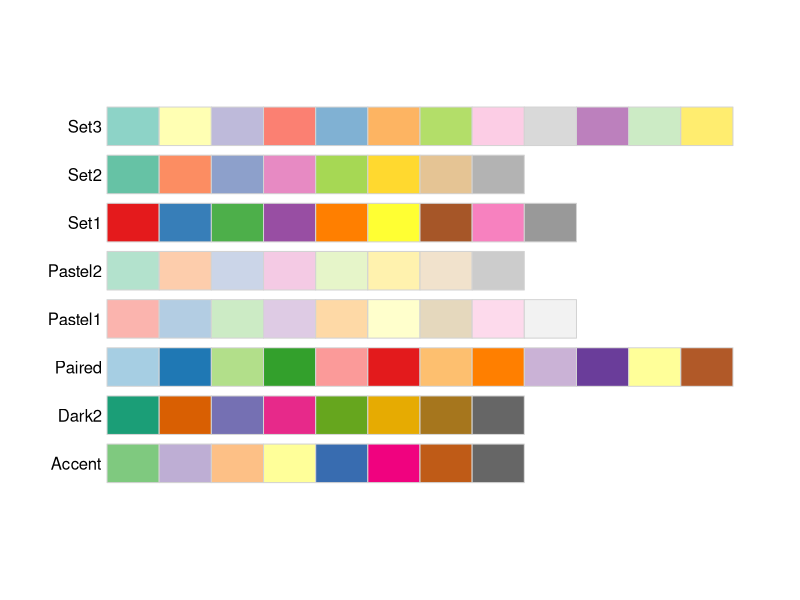
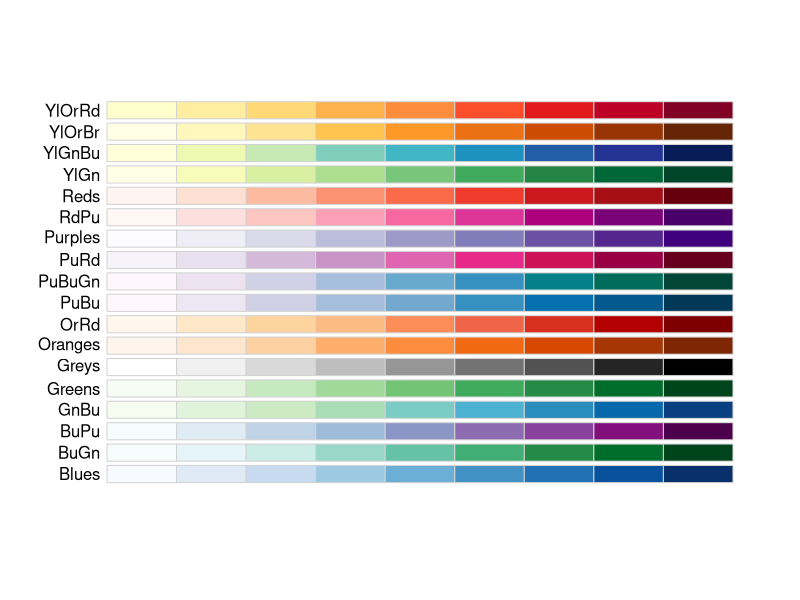
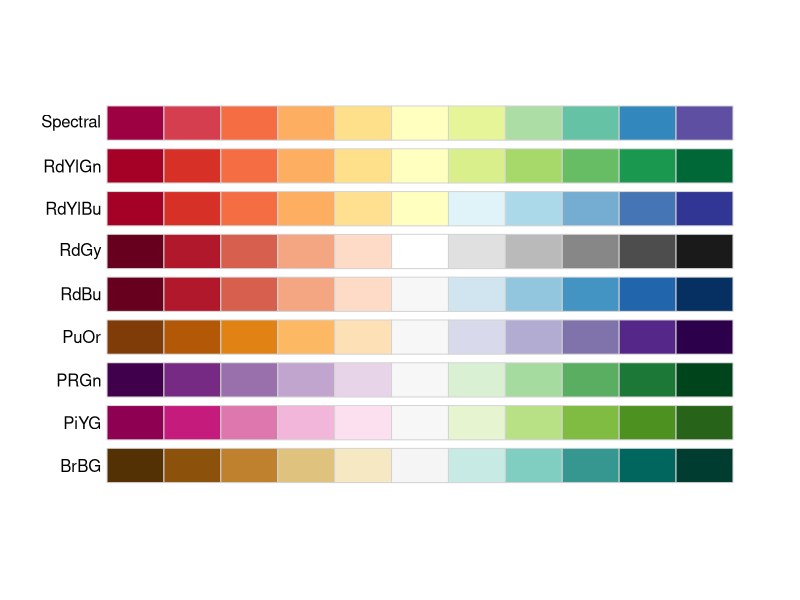
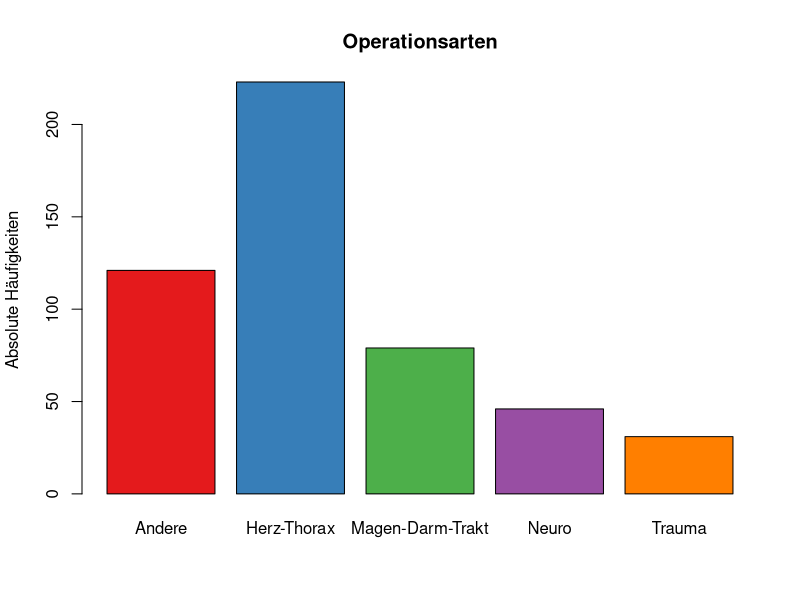
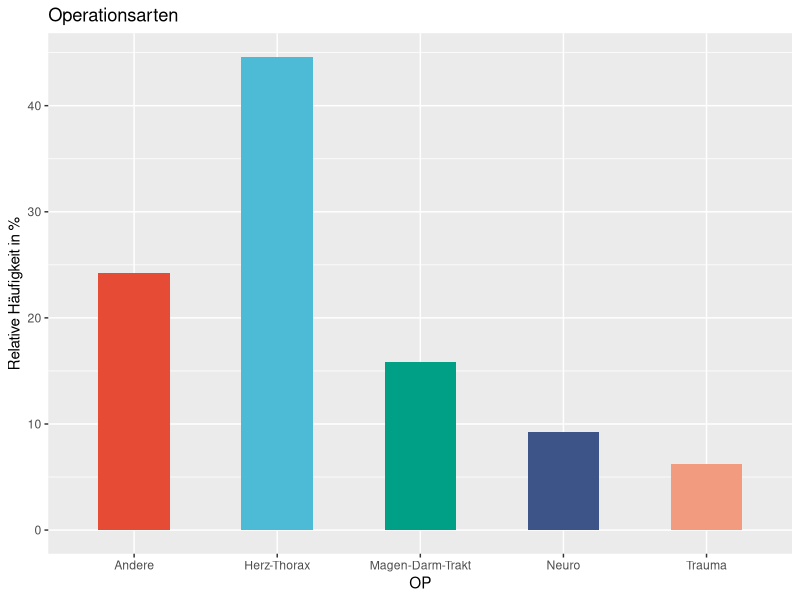
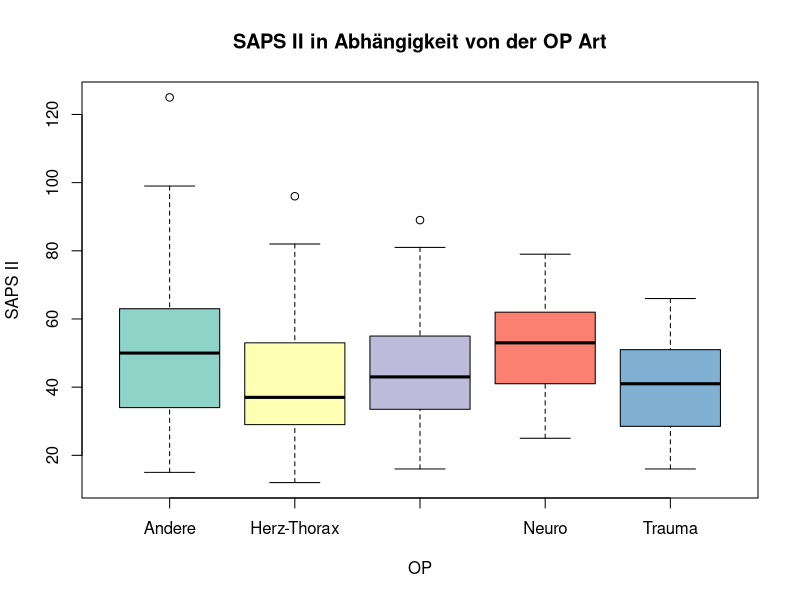
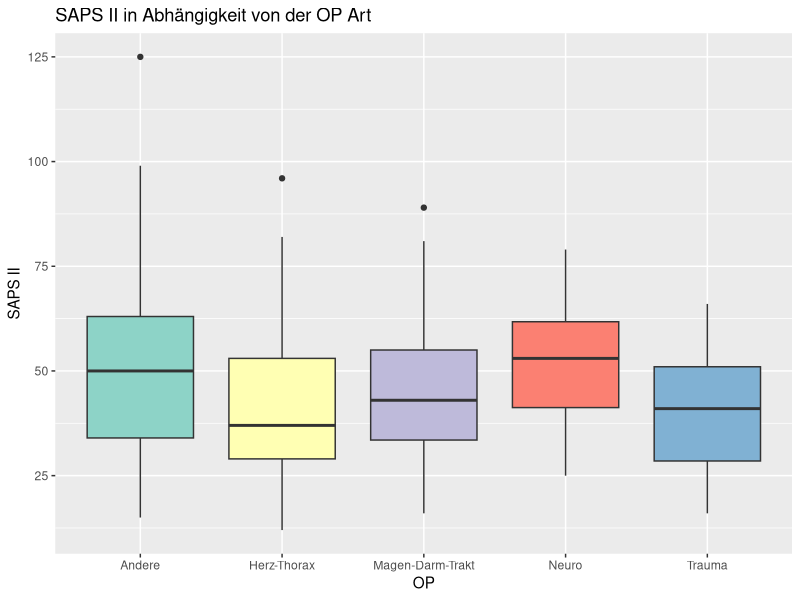
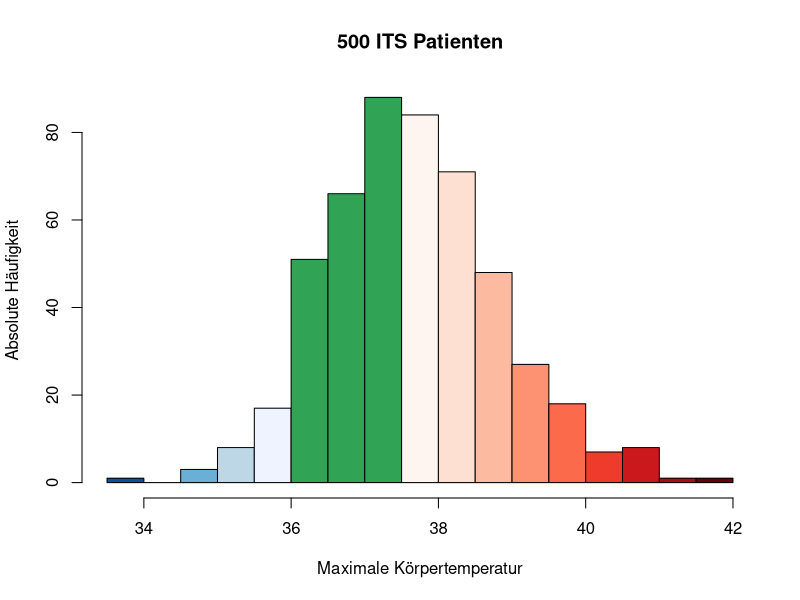

Recreate these plots in R, in order.
## ---- chunk 1
library(ggplot2)
library(RColorBrewer)
library(ggsci)
## ---- chunk 2
display.brewer.all(type = "qual")
## ---- chunk 3
display.brewer.all(type = "seq")
## ---- chunk 4
display.brewer.all(type = "div")
## ---- chunk 5
## n = 5 Farben der Palette mit Namen Set1
farben <- brewer.pal(n = 5, name = "Set1")
farben
## ---- chunk 6
rgb(red = 228, green = 26, blue = 28, maxColorValue = 255)
## ---- chunk 7
str(colors())
col2rgb("royalblue")
## ---- chunk 8
ITSDaten <- read.csv2(file = "ITSDaten.csv", fileEncoding = "utf8")
barplot(table(ITSDaten$OP), main = "Operationsarten",
        ylab = "Absolute Häufigkeiten", col = farben)
## ---- chunk 9
## Anlegen der Daten
ggplot(ITSDaten, aes(x=OP)) +
  ## Hinzufügen der Balken für die relativen Häufigkeiten
  geom_bar(aes(y = 100*(..count..)/sum(..count..)), width = 0.5, 
  ## Füllen der Balken
           fill = pal_npg()(5)) +
  ## Titel und Beschriftung der y-Achse
  ggtitle("Operationsarten") + ylab("Relative Häufigkeit in %")
## ---- chunk 10
farben <- brewer.pal(n = 5, name = "Set3")
boxplot(SAPS.II ~ OP, data = ITSDaten, ylab = "SAPS II",
        main = "SAPS II in Abhängigkeit von der OP Art", col = farben)
## ---- chunk 11
## Anlegen der Daten
ggplot(ITSDaten, aes(x = OP, y = SAPS.II)) +
  ## Box-und-Whisker Plot mit den vorgegeben Farben
  geom_boxplot(fill = farben) +
  ## Beschriftung
  ylab("SAPS II") + ggtitle("SAPS II in Abhängigkeit von der OP Art")
## ---- chunk 12
farben1 <- rev(brewer.pal(5, "Blues"))
farben2 <- rep("#31A354", 3)
farben3 <- brewer.pal(9, "Reds")
hist(ITSDaten$Temperatur[-398], breaks = seq(from = 33.5, to = 42, by = 0.5),
     main = "500 ITS Patienten", ylab = "Absolute Häufigkeit",
     xlab = "Maximale Körpertemperatur", col = c(farben1, farben2, farben3))
## ---- chunk 13
ggplot(ITSDaten[-398,], aes(x=Temperatur)) +
  geom_histogram(binwidth = 0.5, fill = c(farben1, farben2, farben3))+
  ylab("Absolute Häufigkeit") + xlab("Maximale Körpertemperatur") +
  ggtitle("500 ITS Patienten")
## ---- chunk 14
## Anlegen eines leeren Vektors
farbenGeschlecht <- character(nrow(ITSDaten))
## Auffüllen mit Farben
farbenGeschlecht[ITSDaten$Geschlecht == "weiblich"] <- "#E41A1C"
farbenGeschlecht[ITSDaten$Geschlecht == "männlich"] <- "#377EB8"
## ---- chunk 15
plot(x = ITSDaten$Temperatur, y = ITSDaten$Herzfrequenz, pch = 19,
     xlab = "Maximal Körpertemperatur", ylab = "Maximale Herzfrequenz",
     main = "500 ITS Patienten",
     col = farbenGeschlecht, xlim = c(33,43))
legend(x = "topleft", legend = c("weiblich", "männlich"), pch = 19,
       col = c("#E41A1C", "#377EB8"))
## ---- chunk 16
ggplot(ITSDaten[-398,], aes(x=Temperatur, y=Herzfrequenz, colour=Geschlecht)) +
  ## shape = 19: etwas größerer Punkt
  ## alpha = 0.4: Stärke des Blendings
  geom_point(shape=19, alpha=0.4) +
  ## Werte für die Farbgebung
  scale_colour_manual(values = c("#377EB8", "#E41A1C")) +
  ## Beschriftung
  ggtitle("500 ITS Patienten") + xlab("Maximale Körpertemperatur") +
  ylab("Maximale Herzfrequenz")
